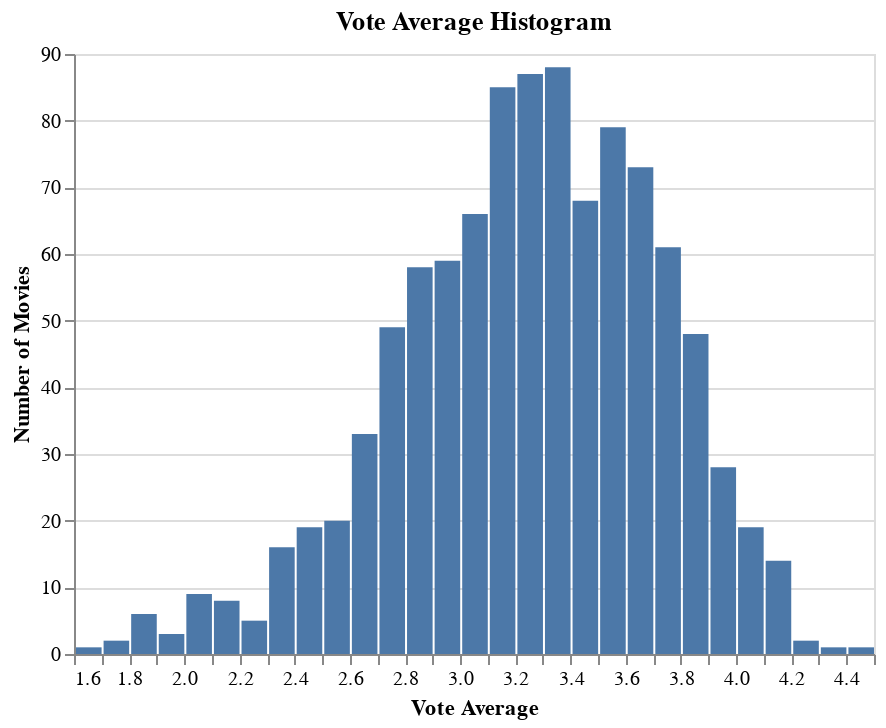

The code cell stored with this chart in its notebook:
### Markdown cell above
**Question 1.2** <br> {points: 2}  

Now that we have the data in Python, let's examine the distribution of the `vote_average column`. We will do this by making a histogram of the `vote_average` column. Set the number of `maxbins` to 40 and don't forget to give it an appropriate title and axis labels.

*Save the plot in an object named `vote_histogram_plot`.*

### Code cell
vote_histogram_plot = alt.Chart(movies_df).mark_bar().encode(
    alt.X('vote_average', bin=alt.Bin(maxbins=40), title="Vote Average"),
    alt.Y('count()', title="Number of Movies")).properties(title="Vote Average Histogram")
vote_histogram_plot

### Figure 1 — Vega-Lite specification as saved in the notebook (floating-point values rounded to 4 significant figures; data arrays with more than 128 entries replaced by an {"elided": "..."} marker saying what was removed)
{"config": {"view": {"continuousWidth": 400, "continuousHeight": 300}}, "data": {"name": "data-f7df15cbb7589172219c000e0418ebaa"}, "mark": "bar", "encoding": {"x": {"type": "quantitative", "bin": {"maxbins": 40}, "field": "vote_average", "title": "Vote Average"}, "y": {"type": "quantitative", "aggregate": "count", "title": "Number of Movies"}}, "title": "Vote Average Histogram", "$schema": "https://vega.github.io/schema/vega-lite/v4.8.1.json", "datasets": {"data-f7df15cbb7589172219c000e0418ebaa": {"elided": "1008 records"}}}
